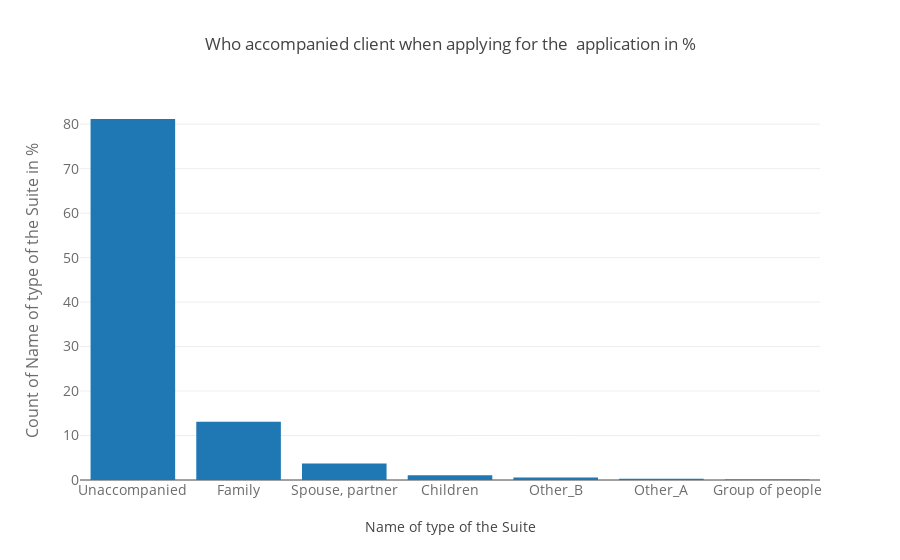

Here is the notebook cell this chart was saved with:
### Code cell
temp = application_train["NAME_TYPE_SUITE"].value_counts()
#print("Total number of states : ",len(temp))
trace = go.Bar(
    x = temp.index,
    y = (temp / temp.sum())*100,
)
data = [trace]
layout = go.Layout(
    title = "Who accompanied client when applying for the  application in % ",
    xaxis=dict(
        title='Name of type of the Suite',
        tickfont=dict(
            size=14,
            color='rgb(107, 107, 107)'
        )
    ),
    yaxis=dict(
        title='Count of Name of type of the Suite in %',
        titlefont=dict(
            size=16,
            color='rgb(107, 107, 107)'
        ),
        tickfont=dict(
            size=14,
            color='rgb(107, 107, 107)'
        )
)
)
fig = go.Figure(data=data, layout=layout)
py.iplot(fig, filename='schoolStateNames')

### Figure 1 — Plotly figure (JSON) as saved in the notebook; plotly's stock layout.template omitted (floating-point values rounded to 4 significant figures)
{"data": [{"type": "bar", "x": ["Unaccompanied", "Family", "Spouse, partner", "Children", "Other_B", "Other_A", "Group of people"], "y": [81.16, 13.11, 3.713, 1.067, 0.578, 0.2828, 0.0885]}], "layout": {"title": "Who accompanied client when applying for the  application in % ", "xaxis": {"tickfont": {"color": "rgb(107, 107, 107)", "size": 14}, "title": "Name of type of the Suite"}, "yaxis": {"tickfont": {"color": "rgb(107, 107, 107)", "size": 14}, "title": "Count of Name of type of the Suite in %", "titlefont": {"color": "rgb(107, 107, 107)", "size": 16}}}}
